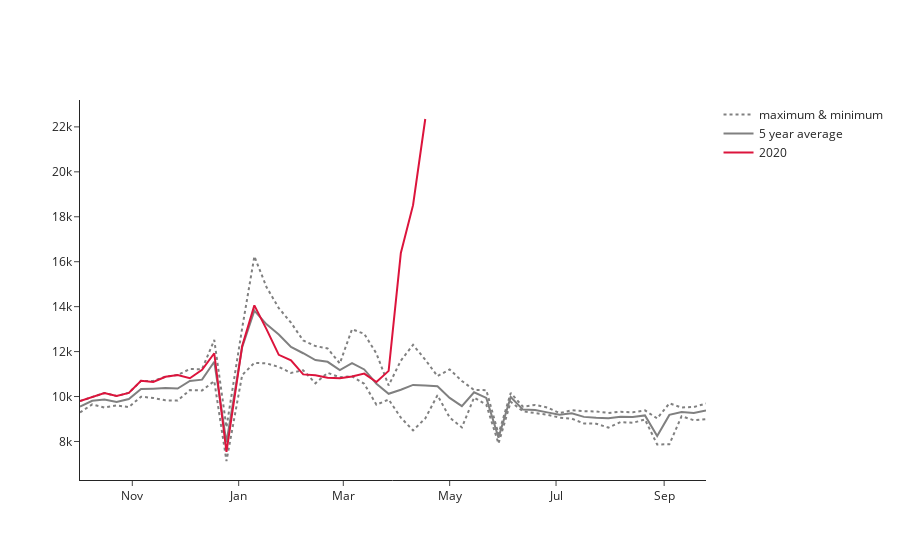

Here is the notebook cell this chart was saved with:
### Code cell
#Date format: https://github.com/d3/d3-3.x-api-reference/blob/master/Time-Formatting.md#format                           
#https://plotly.com/python/tick-formatting/

fig = go.Figure()

'''
for year in range(2015,2020):
    fig.add_trace(go.Scatter(x=df['Date'], y=df[year],
                        #name=str(year),
                        showlegend=False,
                        line=dict(color='lightgrey')))
'''
fig.add_trace(go.Scatter(x=df['Date'], y=df['max'],
                         name='maximum & minimum',
                        line=dict(color='grey', dash='dot')))
fig.add_trace(go.Scatter(x=df['Date'], y=df['min'],
                         showlegend=False,
                        line=dict(color='grey', dash='dot')))
fig.add_trace(go.Scatter(x=df['Date'], y=df['5yr_avg'],
                         name='5 year average',
                        line=dict(color='grey')))

fig.add_trace(go.Scatter(x=df['Date'], y=df[2020],
                         name='2020',
                        line=dict(color='crimson')))
    
fig.update_layout(xaxis_tickformat='%b',
                 template='simple_white')

fig.show()
